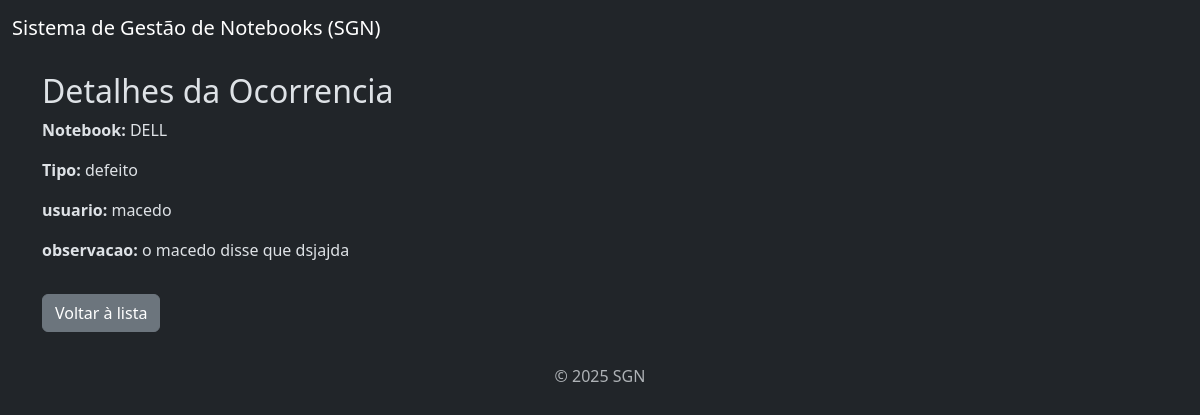
/ocorrencia/ocorrencia/6/, run on the app's committed database.
### ocorrencia/models.py (models this page shows, shortened)
class Ocorrencia(models.Model):
    notebook = models.ForeignKey(Notebook, on_delete=models.CASCADE, null=True, blank =True)  #ForeignKey = ligação com outra tabela
    tipo = models.CharField(max_length=50, choices=[
        ('manutenção','Manutenção'),
        ('perda', 'Perda'),
        ('defeito', 'Defeito'),
        ('outro', 'Outro'),
    ])
    usuario = models.ForeignKey(Usuario, on_delete=models.CASCADE, null=True, blank=True)  # ligação do campo usuario dentro de ocorrencia
    data = models.DateTimeField(null=True, blank=True)  #preenche automaticamente com o momento em que a ocorrência for criada
    observacao = models.TextField()

### notebook/models.py (models this page shows)
class Notebook(models.Model):
    modelo = models.ForeignKey(Modelo, on_delete=models.CASCADE, null=True, blank=True, related_name='notebooks')  # relacionando a opção modelo dentro do notebook na hora de cadastrar e importando la em cima
    quantidade = models.IntegerField(null=True, blank=True, default=0)
    def __str__(self):
        return str(self.modelo)

### modelo/models.py (models this page shows)
class Modelo (models.Model):
    modelo = models.CharField(max_length=100)
    descricao = models.TextField(null=True, blank=True)
    preco = models.DecimalField(max_digits=8, decimal_places=2)
    def __str__(self):
        return self.modelo

### user/models.py (models this page shows)
class Usuario(models.Model):
    nome = models.CharField(max_length=100)
    telefone = models.CharField(max_length=20, null=True, blank=True)
    email = models.EmailField(unique=True)
    cpf = models.CharField(max_length=14, unique=True) # unique=True - não pode haver dois usuários com o mesmo e-mail
    criado_em = models.DateTimeField(auto_now_add=True) # auto_now_add=True - preenche automaticamente quando o objeto é criado (não muda depois).
    def __str__(self):
        return self.nome

### ocorrencia/views.py (the view)
# urls.py: path('ocorrencia/<int:pk>/', views.ver_ocorrencia, name='ver_ocorrencia'),
def ver_ocorrencia(request, pk):
    ocorrencia = get_object_or_404(Ocorrencia, pk=pk)
    return render(request, 'ocorrencia/ver.html', {'ocorrencia': ocorrencia})

### ocorrencia/templates/ocorrencia/ver.html
{% extends "base.html" %}
{% block content %}
  <h2>Detalhes da Ocorrencia</h2>
  <p><strong>Notebook:</strong> {{ ocorrencia.notebook }}</p>
  <p><strong>Tipo:</strong> {{ ocorrencia.tipo }}</p>
  <p><strong>usuario:</strong> {{ ocorrencia.usuario }}</p>
  <p><strong>observacao:</strong> {{ ocorrencia.observacao }}</p>
  <a href="{% url 'lista_ocorrencia' %}" class="btn btn-secondary mt-3">Voltar à lista</a>
{% endblock %}

### data on the page
Ocorrencia: notebook "DELL", tipo "defeito", usuario "macedo", observacao "o macedo disse que dsjajda"
